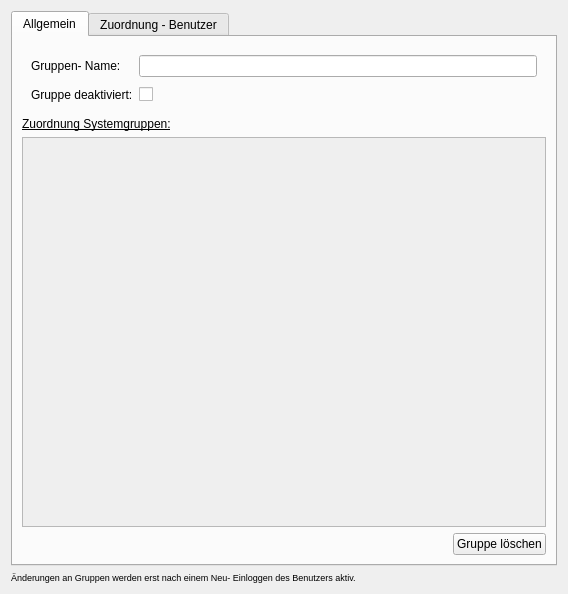
<?xml version="1.0" encoding="UTF-8"?>
<ui version="4.0">
 <class>UserGroupEditor</class>
 <widget class="QWidget" name="UserGroupEditor">
  <property name="geometry">
   <rect>
    <x>0</x>
    <y>0</y>
    <width>568</width>
    <height>569</height>
   </rect>
  </property>
  <property name="windowTitle">
   <string>Form</string>
  </property>
  <layout class="QVBoxLayout" name="verticalLayout">
   <item>
    <widget class="QTabWidget" name="tabWidget">
     <property name="currentIndex">
      <number>0</number>
     </property>
     <widget class="QWidget" name="main">
      <attribute name="title">
       <string>Allgemein</string>
      </attribute>
      <layout class="QVBoxLayout" name="verticalLayout_5">
       <item>
        <widget class="QWidget" name="widget_3" native="true">
         <layout class="QGridLayout" name="gridLayout">
          <item row="0" column="0">
           <widget class="QLabel" name="labelGroupname">
            <property name="text">
             <string>Gruppen- Name:</string>
            </property>
           </widget>
          </item>
          <item row="0" column="1">
           <widget class="QLineEdit" name="inputName"/>
          </item>
          <item row="2" column="0">
           <widget class="QLabel" name="gruppeDeaktiviertLabel">
            <property name="text">
             <string>Gruppe deaktiviert:</string>
            </property>
           </widget>
          </item>
          <item row="2" column="1">
           <widget class="QCheckBox" name="checkboxLocked"/>
          </item>
          <item row="1" column="1">
           <spacer name="verticalSpacer">
            <property name="orientation">
             <enum>Qt::Vertical</enum>
            </property>
            <property name="sizeType">
             <enum>QSizePolicy::Fixed</enum>
            </property>
            <property name="sizeHint" stdset="0">
             <size>
              <width>20</width>
              <height>4</height>
             </size>
            </property>
           </spacer>
          </item>
         </layout>
        </widget>
       </item>
       <item>
        <widget class="QLabel" name="label_3">
         <property name="text">
          <string>&lt;u&gt;Zuordnung Systemgruppen:&lt;/u&gt;</string>
         </property>
        </widget>
       </item>
       <item>
        <widget class="QScrollArea" name="scrollArea">
         <property name="widgetResizable">
          <bool>true</bool>
         </property>
         <widget class="QWidget" name="widgetChooseSystemGroups">
          <property name="geometry">
           <rect>
            <x>0</x>
            <y>0</y>
            <width>524</width>
            <height>365</height>
           </rect>
          </property>
         </widget>
        </widget>
       </item>
       <item>
        <layout class="QHBoxLayout" name="horizontalLayout">
         <item>
          <spacer name="horizontalSpacer_4">
           <property name="orientation">
            <enum>Qt::Horizontal</enum>
           </property>
           <property name="sizeHint" stdset="0">
            <size>
             <width>40</width>
             <height>20</height>
            </size>
           </property>
          </spacer>
         </item>
         <item>
          <widget class="QPushButton" name="pushDeleteGroup">
           <property name="enabled">
            <bool>true</bool>
           </property>
           <property name="text">
            <string>Gruppe löschen</string>
           </property>
          </widget>
         </item>
        </layout>
       </item>
      </layout>
     </widget>
     <widget class="QWidget" name="memberships">
      <attribute name="title">
       <string>Zuordnung - Benutzer</string>
      </attribute>
      <layout class="QGridLayout" name="gridLayout_2">
       <item row="0" column="0">
        <widget class="QLabel" name="label">
         <property name="text">
          <string>Zuordnung erfolgt über:</string>
         </property>
        </widget>
       </item>
       <item row="0" column="1">
        <widget class="QLabel" name="label_2">
         <property name="text">
          <string>&lt;b&gt;LDAP&lt;/b&gt;</string>
         </property>
        </widget>
       </item>
       <item row="1" column="0">
        <spacer name="verticalSpacer_3">
         <property name="orientation">
          <enum>Qt::Vertical</enum>
         </property>
         <property name="sizeType">
          <enum>QSizePolicy::Fixed</enum>
         </property>
         <property name="sizeHint" stdset="0">
          <size>
           <width>20</width>
           <height>10</height>
          </size>
         </property>
        </spacer>
       </item>
       <item row="4" column="0" colspan="2">
        <widget class="QGroupBox" name="groupBoxLdapFilter1">
         <property name="title">
          <string>Suchfilter 1:</string>
         </property>
         <property name="checkable">
          <bool>true</bool>
         </property>
         <property name="checked">
          <bool>false</bool>
         </property>
         <layout class="QGridLayout" name="gridLayout_3">
          <item row="1" column="0">
           <widget class="QLabel" name="label_6">
            <property name="sizePolicy">
             <sizepolicy hsizetype="Minimum" vsizetype="Preferred">
              <horstretch>0</horstretch>
              <verstretch>0</verstretch>
             </sizepolicy>
            </property>
            <property name="text">
             <string>Basis- DN:</string>
            </property>
           </widget>
          </item>
          <item row="1" column="1" colspan="2">
           <widget class="QLineEdit" name="inputLdapFilter1Dn"/>
          </item>
          <item row="2" column="0">
           <widget class="QLabel" name="label_7">
            <property name="sizePolicy">
             <sizepolicy hsizetype="Minimum" vsizetype="Preferred">
              <horstretch>0</horstretch>
              <verstretch>0</verstretch>
             </sizepolicy>
            </property>
            <property name="text">
             <string>Scope:</string>
            </property>
           </widget>
          </item>
          <item row="2" column="1" colspan="2">
           <widget class="QComboBox" name="comboBoxLdapFilter1Scope">
            <property name="sizePolicy">
             <sizepolicy hsizetype="Expanding" vsizetype="Fixed">
              <horstretch>0</horstretch>
              <verstretch>0</verstretch>
             </sizepolicy>
            </property>
           </widget>
          </item>
          <item row="3" column="0">
           <widget class="QLabel" name="label_8">
            <property name="sizePolicy">
             <sizepolicy hsizetype="Minimum" vsizetype="Preferred">
              <horstretch>0</horstretch>
              <verstretch>0</verstretch>
             </sizepolicy>
            </property>
            <property name="text">
             <string>Suchfilter:*</string>
            </property>
           </widget>
          </item>
          <item row="3" column="1" colspan="2">
           <widget class="QLineEdit" name="inputLdapFilter1SearchFilter"/>
          </item>
          <item row="4" column="0">
           <spacer name="horizontalSpacer">
            <property name="orientation">
             <enum>Qt::Horizontal</enum>
            </property>
            <property name="sizeType">
             <enum>QSizePolicy::Maximum</enum>
            </property>
            <property name="sizeHint" stdset="0">
             <size>
              <width>100</width>
              <height>0</height>
             </size>
            </property>
           </spacer>
          </item>
         </layout>
        </widget>
       </item>
       <item row="6" column="0" colspan="2">
        <widget class="QGroupBox" name="groupBoxLdapFilter2">
         <property name="title">
          <string>Suchfilter 2:</string>
         </property>
         <property name="flat">
          <bool>false</bool>
         </property>
         <property name="checkable">
          <bool>true</bool>
         </property>
         <property name="checked">
          <bool>false</bool>
         </property>
         <layout class="QGridLayout" name="gridLayout_4">
          <item row="1" column="0">
           <widget class="QLabel" name="label_9">
            <property name="sizePolicy">
             <sizepolicy hsizetype="Minimum" vsizetype="Preferred">
              <horstretch>0</horstretch>
              <verstretch>0</verstretch>
             </sizepolicy>
            </property>
            <property name="text">
             <string>Basis- DN:</string>
            </property>
           </widget>
          </item>
          <item row="1" column="1" colspan="2">
           <widget class="QLineEdit" name="inputLdapFilter2Dn"/>
          </item>
          <item row="2" column="0">
           <widget class="QLabel" name="label_10">
            <property name="sizePolicy">
             <sizepolicy hsizetype="Minimum" vsizetype="Preferred">
              <horstretch>0</horstretch>
              <verstretch>0</verstretch>
             </sizepolicy>
            </property>
            <property name="text">
             <string>Scope:</string>
            </property>
           </widget>
          </item>
          <item row="2" column="1" colspan="2">
           <widget class="QComboBox" name="comboBoxLdapFilter2Scope">
            <property name="sizePolicy">
             <sizepolicy hsizetype="Expanding" vsizetype="Fixed">
              <horstretch>0</horstretch>
              <verstretch>0</verstretch>
             </sizepolicy>
            </property>
           </widget>
          </item>
          <item row="3" column="0">
           <widget class="QLabel" name="label_11">
            <property name="sizePolicy">
             <sizepolicy hsizetype="Minimum" vsizetype="Preferred">
              <horstretch>0</horstretch>
              <verstretch>0</verstretch>
             </sizepolicy>
            </property>
            <property name="text">
             <string>Suchfilter:*</string>
            </property>
           </widget>
          </item>
          <item row="3" column="1" colspan="2">
           <widget class="QLineEdit" name="inputLdapFilter2SearchFilter"/>
          </item>
          <item row="4" column="0">
           <spacer name="horizontalSpacer_2">
            <property name="orientation">
             <enum>Qt::Horizontal</enum>
            </property>
            <property name="sizeType">
             <enum>QSizePolicy::Maximum</enum>
            </property>
            <property name="sizeHint" stdset="0">
             <size>
              <width>100</width>
              <height>0</height>
             </size>
            </property>
           </spacer>
          </item>
         </layout>
        </widget>
       </item>
       <item row="7" column="0" colspan="2">
        <widget class="QGroupBox" name="groupBoxLdapFilter3">
         <property name="title">
          <string>Suchfilter 3:</string>
         </property>
         <property name="checkable">
          <bool>true</bool>
         </property>
         <property name="checked">
          <bool>false</bool>
         </property>
         <layout class="QGridLayout" name="gridLayout_5">
          <item row="1" column="0">
           <widget class="QLabel" name="label_12">
            <property name="sizePolicy">
             <sizepolicy hsizetype="Minimum" vsizetype="Preferred">
              <horstretch>0</horstretch>
              <verstretch>0</verstretch>
             </sizepolicy>
            </property>
            <property name="text">
             <string>Basis- DN:</string>
            </property>
           </widget>
          </item>
          <item row="1" column="1" colspan="2">
           <widget class="QLineEdit" name="inputLdapFilter3Dn"/>
          </item>
          <item row="2" column="0">
           <widget class="QLabel" name="label_13">
            <property name="sizePolicy">
             <sizepolicy hsizetype="Minimum" vsizetype="Preferred">
              <horstretch>0</horstretch>
              <verstretch>0</verstretch>
             </sizepolicy>
            </property>
            <property name="text">
             <string>Scope:</string>
            </property>
           </widget>
          </item>
          <item row="2" column="1" colspan="2">
           <widget class="QComboBox" name="comboBoxLdapFilter3Scope">
            <property name="sizePolicy">
             <sizepolicy hsizetype="Expanding" vsizetype="Fixed">
              <horstretch>0</horstretch>
              <verstretch>0</verstretch>
             </sizepolicy>
            </property>
           </widget>
          </item>
          <item row="3" column="0">
           <widget class="QLabel" name="label_14">
            <property name="sizePolicy">
             <sizepolicy hsizetype="Minimum" vsizetype="Preferred">
              <horstretch>0</horstretch>
              <verstretch>0</verstretch>
             </sizepolicy>
            </property>
            <property name="text">
             <string>Suchfilter:*</string>
            </property>
           </widget>
          </item>
          <item row="3" column="1" colspan="2">
           <widget class="QLineEdit" name="inputLdapFilter3SearchFilter"/>
          </item>
          <item row="4" column="0">
           <spacer name="horizontalSpacer_3">
            <property name="orientation">
             <enum>Qt::Horizontal</enum>
            </property>
            <property name="sizeType">
             <enum>QSizePolicy::Maximum</enum>
            </property>
            <property name="sizeHint" stdset="0">
             <size>
              <width>100</width>
              <height>0</height>
             </size>
            </property>
           </spacer>
          </item>
         </layout>
        </widget>
       </item>
       <item row="3" column="0">
        <spacer name="verticalSpacer_4">
         <property name="orientation">
          <enum>Qt::Vertical</enum>
         </property>
         <property name="sizeType">
          <enum>QSizePolicy::Fixed</enum>
         </property>
         <property name="sizeHint" stdset="0">
          <size>
           <width>20</width>
           <height>15</height>
          </size>
         </property>
        </spacer>
       </item>
       <item row="10" column="1">
        <widget class="QPushButton" name="pushTestLDAPMembershipSettings">
         <property name="text">
          <string>Benutzer &lt;-&gt; Gruppen- Zuordnung testen</string>
         </property>
        </widget>
       </item>
       <item row="9" column="1">
        <spacer name="verticalSpacer_2">
         <property name="orientation">
          <enum>Qt::Vertical</enum>
         </property>
         <property name="sizeHint" stdset="0">
          <size>
           <width>20</width>
           <height>40</height>
          </size>
         </property>
        </spacer>
       </item>
       <item row="2" column="0" colspan="2">
        <widget class="QLabel" name="label_4">
         <property name="text">
          <string>Eines der darutnerstehenden LDAP- Filter muss mindestens einen Datensatz zurÃŒckliefern, damit der Benutzer in dieser Gruppe zugeordnet wird:&lt;br/&gt;&lt;br/&gt;</string>
         </property>
         <property name="wordWrap">
          <bool>true</bool>
         </property>
        </widget>
       </item>
       <item row="8" column="0" colspan="2">
        <widget class="QLabel" name="label_5">
         <property name="text">
          <string>&lt;!DOCTYPE HTML PUBLIC &quot;-//W3C//DTD HTML 4.0//EN&quot; &quot;http://www.w3.org/TR/REC-html40/strict.dtd&quot;&gt;
&lt;html&gt;&lt;head&gt;&lt;meta name=&quot;qrichtext&quot; content=&quot;1&quot; /&gt;&lt;style type=&quot;text/css&quot;&gt;
p, li { white-space: pre-wrap; }
&lt;/style&gt;&lt;/head&gt;&lt;body style=&quot; font-family:'MS Shell Dlg 2'; font-size:8pt; font-weight:400; font-style:normal;&quot;&gt;
&lt;p style=&quot; margin-top:0px; margin-bottom:0px; margin-left:0px; margin-right:0px; -qt-block-indent:0; text-indent:0px;&quot;&gt;&lt;span style=&quot; font-size:7pt;&quot;&gt;* %1 kann als Platzhalter für den Benutzernamen verwendet werden.&lt;/span&gt;&lt;/p&gt;&lt;/body&gt;&lt;/html&gt;</string>
         </property>
        </widget>
       </item>
      </layout>
     </widget>
    </widget>
   </item>
   <item>
    <widget class="QLabel" name="label_15">
     <property name="text">
      <string>&lt;!DOCTYPE HTML PUBLIC &quot;-//W3C//DTD HTML 4.0//EN&quot; &quot;http://www.w3.org/TR/REC-html40/strict.dtd&quot;&gt;
&lt;html&gt;&lt;head&gt;&lt;meta name=&quot;qrichtext&quot; content=&quot;1&quot; /&gt;&lt;style type=&quot;text/css&quot;&gt;
p, li { white-space: pre-wrap; }
&lt;/style&gt;&lt;/head&gt;&lt;body style=&quot; font-family:'MS Shell Dlg 2'; font-size:8pt; font-weight:400; font-style:normal;&quot;&gt;
&lt;p style=&quot; margin-top:0px; margin-bottom:0px; margin-left:0px; margin-right:0px; -qt-block-indent:0; text-indent:0px;&quot;&gt;&lt;span style=&quot; font-size:7pt;&quot;&gt;Änderungen an Gruppen werden erst nach einem Neu- Einloggen des Benutzers aktiv.&lt;/span&gt;&lt;/p&gt;&lt;/body&gt;&lt;/html&gt;</string>
     </property>
    </widget>
   </item>
  </layout>
 </widget>
 <resources/>
 <connections/>
</ui>
